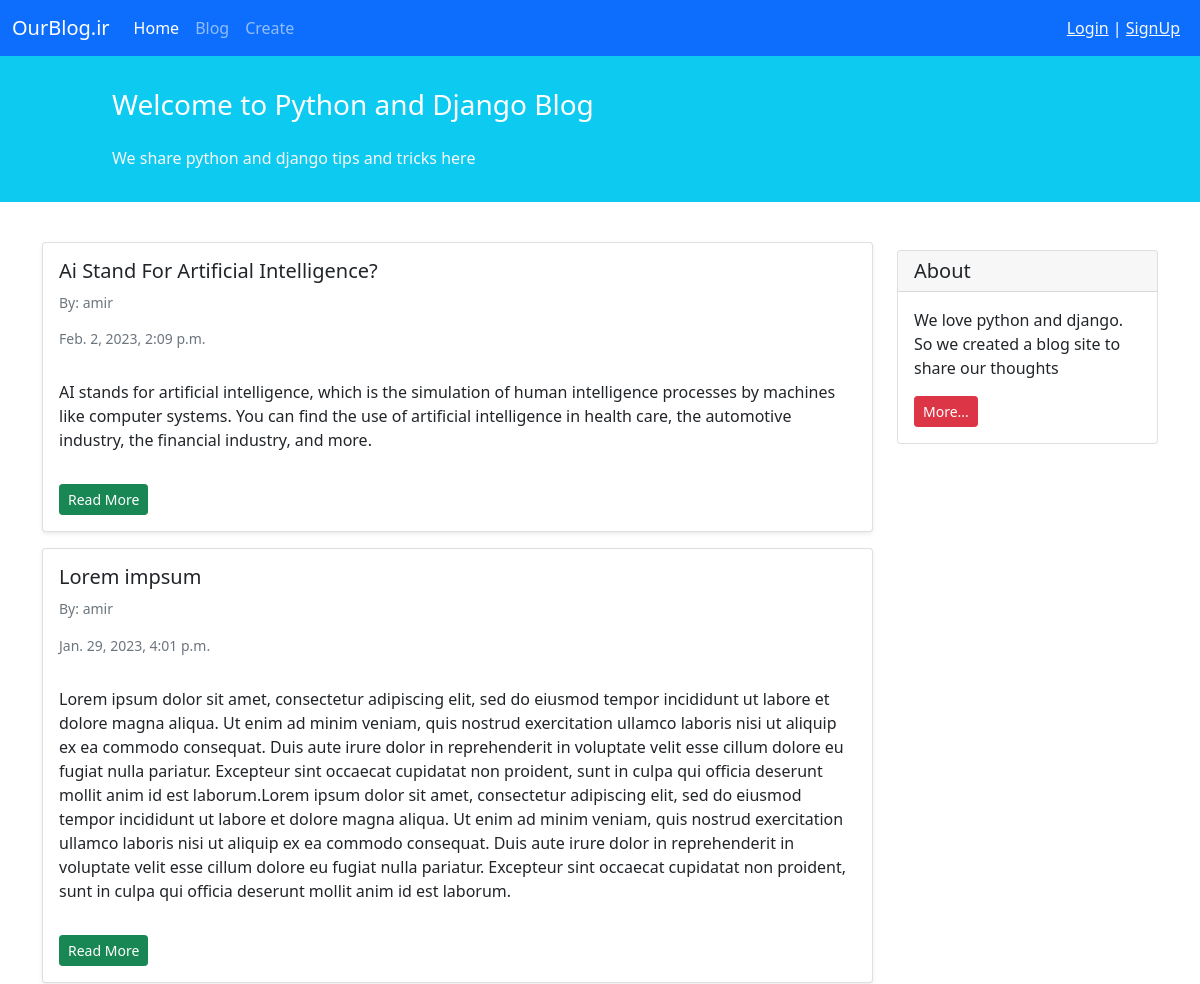
The app's page / (upper part), older data.
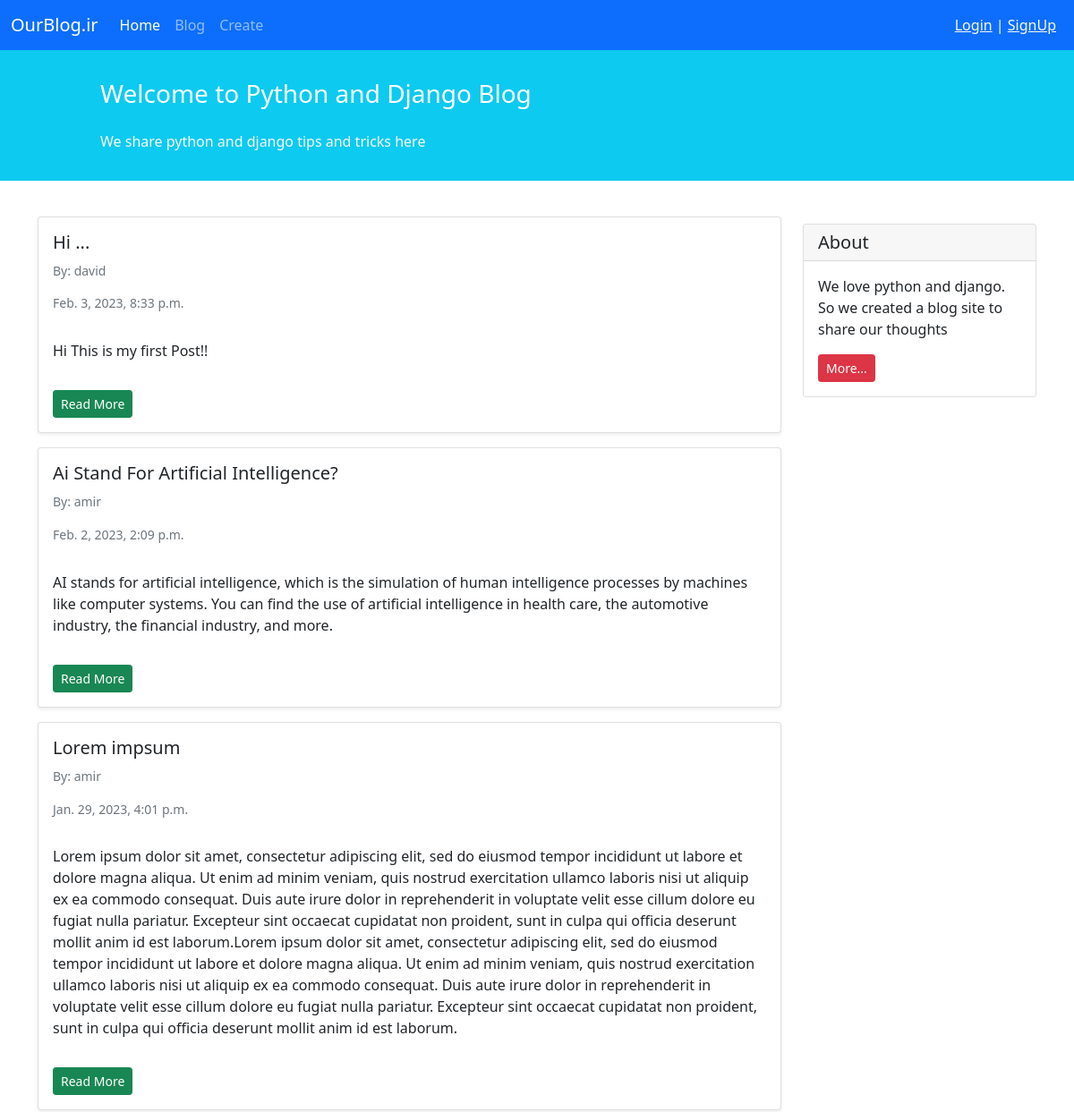
The same page, newer data.
### blog/models.py (models this page shows, shortened)
class Post(models.Model):
    STATUS_CHOICES = (
        ('pub', 'Published'),
        ('drf', 'Draft'),
    )
    title = models.CharField(max_length=100)
    text = RichTextField()
    author = models.ForeignKey('auth.User', on_delete=models.CASCADE)
    datetime_created = models.DateTimeField(auto_now_add=True)
    datetime_modified = models.DateTimeField(auto_now=True)
    status = models.CharField(choices=STATUS_CHOICES, max_length=3)

### blog/views.py (the view)
# urls.py: path('', PostListView.as_view(), name='posts_list'),
class PostListView(generic.ListView):
    template_name = 'blog/posts_list.html'
    context_object_name = 'posts_list'
    def get_queryset(self):
        return Post.objects.filter(status='pub').order_by('-datetime_modified')

### blog/templates/blog/posts_list.html (shortened to what this page needs)
{% extends '_base.html' %}
{% block content %}
    <div class="container mt-4">
        <div class="row">
            <div class="col-9">
                {% for post in posts_list %}
                    <div class="card shadow-sm my-3">
                        <div class="card-body">
                            <h5 class="card-title">{{ post.title }}</h5>
                            <h6 class="card-subtitle mb-2 text-muted small py-2">By: {{ post.author}}</h6>
                            <h6 class="card-subtitle mb-2 text-muted small py-2">{{ post.datetime_created }}</h6>
                            <p class="card-text py-3">
                                {{ post.text|safe }}
                            </p>
                            <a href="{% url 'post_detail' post.id %}"><div class="btn btn-sm btn-success">Read More</div></a>
                        </div>
                    </div>
                {% endfor %}
            </div>
            <div class="col-3">
                <div class="card my-4">
                    <h5 class="card-header">About</h5>
                    <div class="card-body">
                        <p class="card-text">We love python and django. So we created a blog site to share our
                            thoughts</p>
                        <a href="#"
                           class="btn btn-sm btn-danger">
                            More...
                        </a>
                    </div>
                </div>
            </div>
        </div>
    </div>
{% endblock content %}

### templates/_base.html (shortened to what this page needs)
<!doctype html>
<html lang="en">
<head>
    <link href="https://cdn.jsdelivr.net/npm/bootstrap@5.1.3/dist/css/bootstrap.min.css" rel="stylesheet"
>
</head>
<body>
<nav class="navbar navbar-expand-lg navbar-dark bg-primary">
    <div class="container-fluid">
        <a class="navbar-brand" href="{% url 'posts_list' %}">OurBlog.ir</a>
        <div class="collapse navbar-collapse" id="navbarNavAltMarkup">
            <div class="navbar-nav">
                <a class="nav-link active" aria-current="page" href="{% url 'posts_list' %}">Home</a>
                <a class="nav-link" href="{% url 'posts_list' %}">Blog</a>
                <a class="nav-link" href="{% url 'post_create' %}">Create</a>
            </div>
        </div>
        <div class="mx-2 text-white">
            {% if user.is_authenticated %}
                Welcome {{ user.username }} | <a class="text-light" href="{% url 'logout' %}">Logout</a>
            {% else %}
                <a class="text-light" href="{% url 'login' %}">Login</a> | <a class="text-light" href="{% url 'signup' %}">SignUp</a>
            {% endif %}
        </div>
    </div>
</nav>
<div class="container-fluid bg-info">
    <div class="row py-3">
        <div class="col-md-8 col-md-10 mx-auto">
            <h3 class="my-4 mt-3 text-white">Welcome to Python and Django Blog</h3>
            <p class="text-light">We share python and django tips and tricks here</p>
        </div>
    </div>
</div>
{% block content %}
{% endblock content %}
</body>
</html>

Row changes from the older to the newer data that the page shows:
added Post: title "Hi ...", author "david", datetime_created "Feb. 3, 2023, 8:33 p.m.", text "Hi This is my first Post!!"
